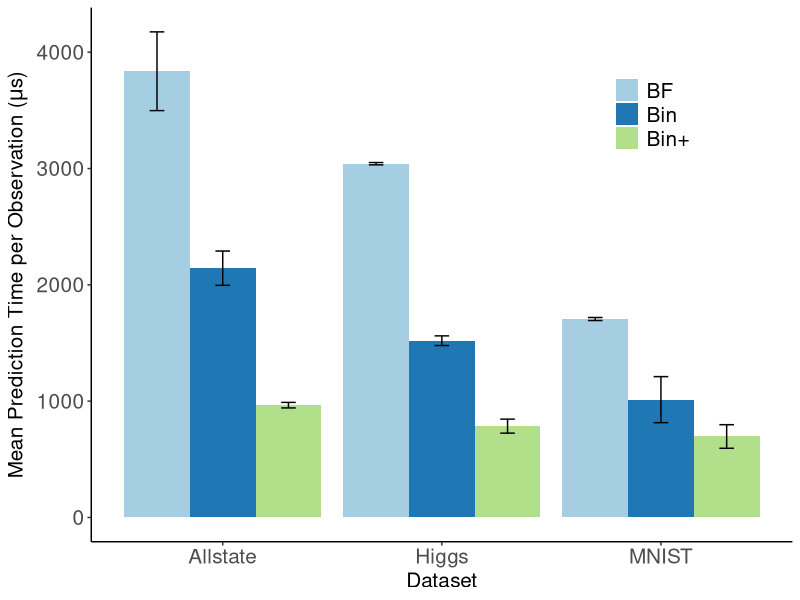

The R source for this figure:
# ---
# title: "Test speed-up and scale-up of R-Rerf against xg and ranger"
# author: "James Browne"
# date: "Oct 10 2017"
# output: html_document
# ---
library(ggplot2)
library(plyr)

data_summary <- function(data, varname, groupnames){
      require(plyr)
  summary_func <- function(x, col){
          c(mean = mean(x[[col]], na.rm=TRUE),
                  sd = sd(x[[col]], na.rm=TRUE))
    }
    data_sum<-ddply(data, groupnames, .fun=summary_func,
                                      varname)
    data_sum <- rename(data_sum, c("mean" = varname))
     return(data_sum)
}


mydata <- read.csv(file="figure6.csv", header=FALSE)
mydata$V1 <- as.character(mydata$V1)
#normalize based on number of test observations
z <- mydata$V1 == "mnist "
mydata[z,]$V3 <- mydata[z,]$V3/10000
mydata[z,]$V1 <- "MNIST"
z <- mydata$V1 == "higgs "
mydata[z,]$V3 <- mydata[z,]$V3/25000
mydata[z,]$V1 <- "Higgs"
z <- mydata$V1 == "allstate "
mydata[z,]$V3 <- mydata[z,]$V3/50000
mydata[z,]$V1 <- "Allstate"

mydata <- data_summary(mydata,varname="V3",groupnames=c("V1","V2"))
mydata$V1 <- as.factor(mydata$V1)
mydata$V2 <- as.character(mydata$V2)

#just show 0,2,and7
z <- mydata$V2 == "0" | mydata$V2 == "6" | mydata$V2 == "7"
mydata <- mydata[z,]

#mydata$V3 <- mydata$V3*1000000

mydata$V2 <- revalue(mydata$V2, c("0"="BF", "1"="DF", "2"="DF-","4"="Stat", "6"="Bin", "7"="Bin+"))

leg <- theme(legend.text = element_text(size = 15), legend.title=element_blank(), plot.title = element_text(size = 16,  face="bold"), plot.subtitle = element_text(size = 12),axis.title.x = element_text(size=15), axis.text.x = element_text(size=15), axis.title.y = element_text(size=15), axis.text.y = element_text(size=15))

p <- ggplot(mydata, aes(x=V1, y=V3, fill=V2)) + 
       geom_bar(stat="identity", position=position_dodge()) +
         geom_errorbar(aes(ymin=V3-sd, ymax=V3+sd), width=.2,
                                        position=position_dodge(.9))
  
p <- p + scale_fill_brewer(palette="Paired") + theme_classic() + leg
p <- p + guides(fill=guide_legend(title="Layout Scheme"))
    p <- p + theme(legend.position = c(.8,.8))
#p <- p + labs(title = "Memory Layout Prediction Time")
p <- p + labs(x = "Dataset", y =expression(paste("Mean Prediction Time per Observation (", mu, "s)")))


png(file="figure6.png")
print(p)
dev.off()

